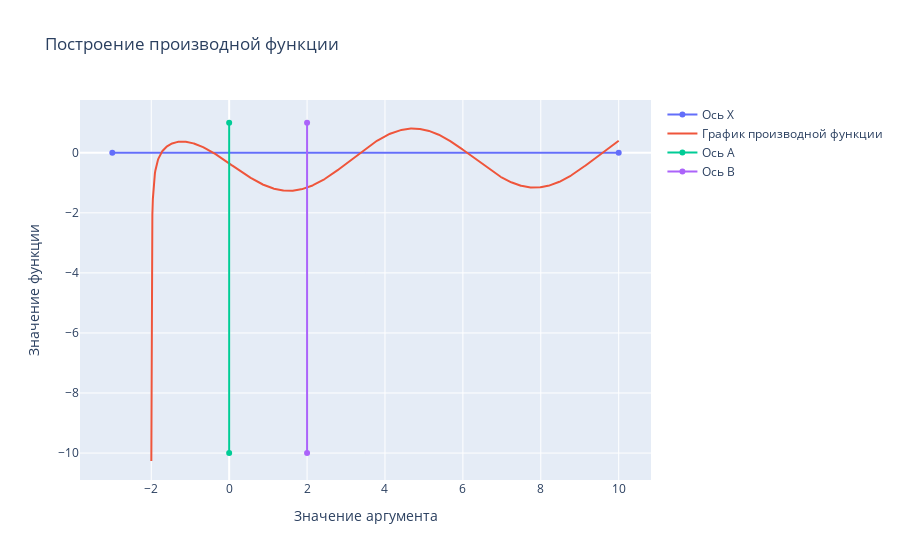

Notebook source saved alongside this figure:
### Code cell
fig = go.Figure()
fig.add_trace(go.Scatter(x=[begin, end], 
                         y=[0, 0], 
                         name="Ось Х"))

fig.add_trace(go.Scatter(x=x,
                         y=y_f1,
                         name="График производной функции"))

fig.add_trace(go.Scatter(x=[a, a], 
                         y=[-10, 1], 
                         name="Ось A"))

fig.add_trace(go.Scatter(x=[b, b], 
                         y=[-10, 1], 
                         name="Ось B"))


fig.update_layout(title="Построение производной функции",
                  xaxis_title="Значение аргумента",
                  yaxis_title="Значение функции")

fig.show()

### Figure 1 — Plotly figure (JSON) as saved in the notebook; plotly's stock layout.template omitted (floating-point values rounded to 4 significant figures; data arrays with more than 128 entries replaced by an {"elided": "..."} marker saying what was removed)
{"data": [{"name": "Ось Х", "type": "scatter", "x": [-3, 10], "y": [0, 0]}, {"name": "График производной функции", "type": "scatter", "x": {"elided": "1000 float values"}, "y": {"elided": "1000 float values"}}, {"name": "Ось A", "type": "scatter", "x": [0, 0], "y": [-10, 1]}, {"name": "Ось B", "type": "scatter", "x": [2, 2], "y": [-10, 1]}], "layout": {"title": {"text": "Построение производной функции"}, "xaxis": {"title": {"text": "Значение аргумента"}}, "yaxis": {"title": {"text": "Значение функции"}}}}
